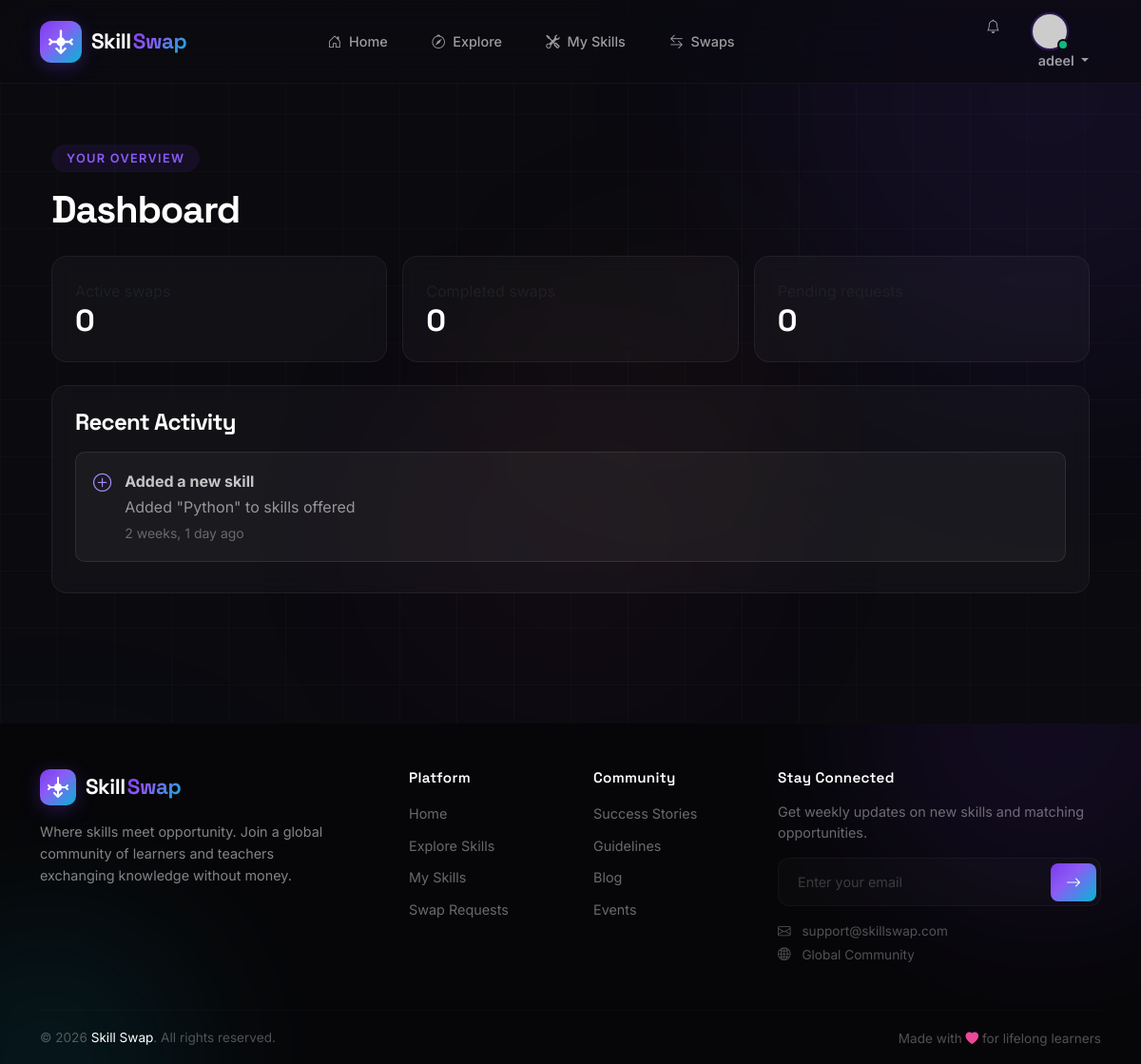
The page /dashboard/ (signed in) on the database as committed earlier.
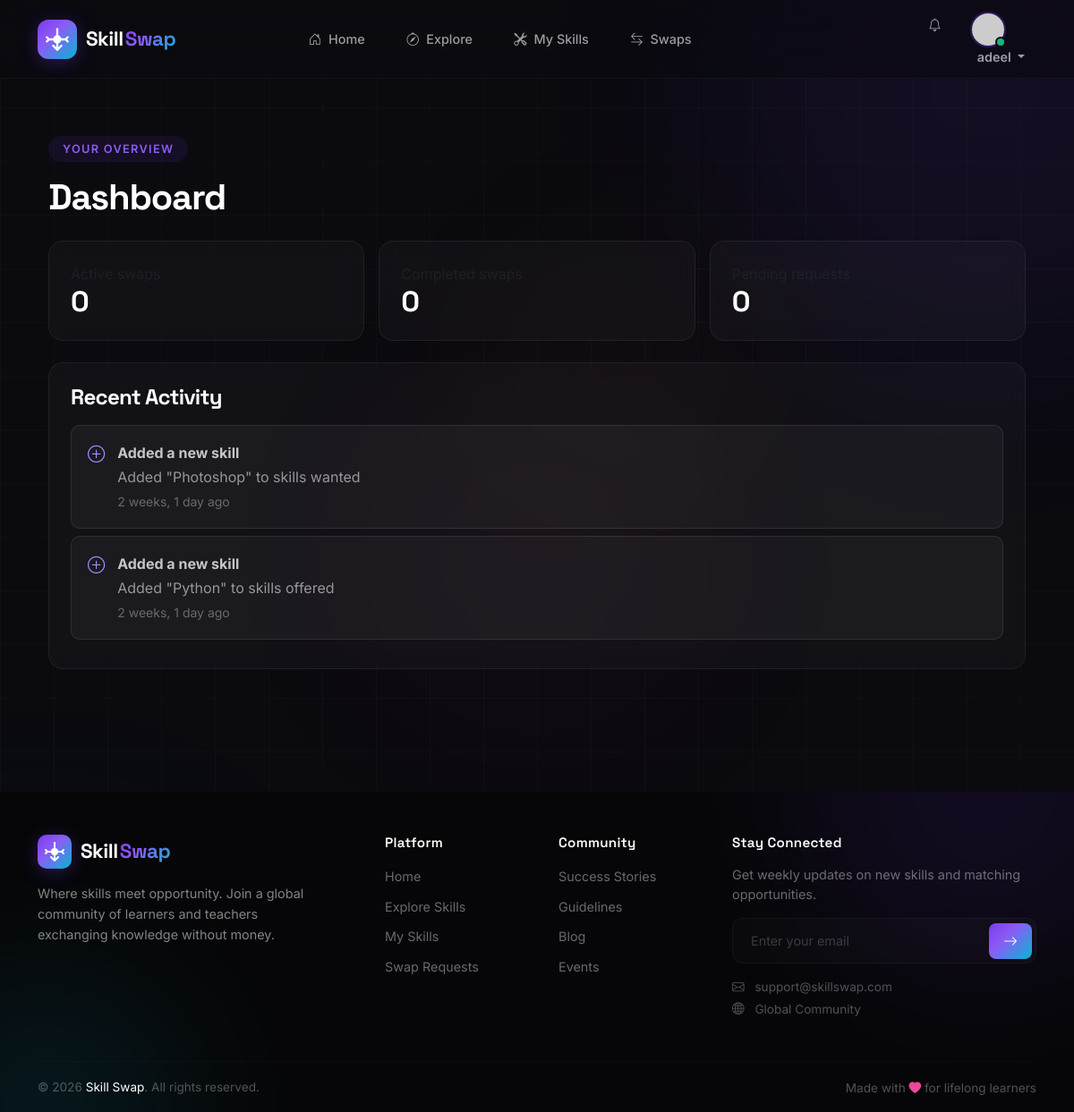
The same page on the database as committed later.
### swap/models.py (models this page shows, shortened)
class Activity(models.Model):
    user = models.ForeignKey(User, on_delete=models.CASCADE, related_name='activities')
    title = models.CharField(max_length=100)
    description = models.TextField(max_length=500)
    icon = models.CharField(max_length=50, default='bi bi-arrow-left-right')
    color = models.CharField(max_length=100, default='linear-gradient(135deg, #7c3aed, #8b5cf6)')
    created_at = models.DateTimeField(auto_now_add=True)

### swap/views.py (the view)
# urls.py: path('dashboard/', views.dashboard, name='dashboard'),
@login_required
def dashboard(request):
    user_swaps = SwapRequest.objects.filter(Q(requester=request.user) | Q(recipient=request.user))
    context = {
        'active_count': user_swaps.filter(status='accepted').count(),
        'completed_count': user_swaps.filter(status='completed').count(),
        'pending_count': user_swaps.filter(status='pending').count(),
        'recent_activity': Activity.objects.filter(user=request.user).order_by('-created_at')[:8],
    }
    return render(request, 'swap/dashboard.html', context)

### swap/context_processors.py (called while the page is built)
def notification_counts(request):
    if not request.user.is_authenticated:
        return {}
    from .models import Notification, SwapRequest, Message
    return {
        'unread_swap_requests': SwapRequest.objects.filter(recipient=request.user, status='pending').count(),
        'unread_notifications': Notification.objects.filter(user=request.user, is_read=False).count(),
        'unread_messages': Message.objects.filter(recipient=request.user, is_read=False).count(),
    }

### templates/swap/dashboard.html
{% extends 'base.html' %}{% block title %}Dashboard - Skill Swap{% endblock %}{% block content %}<section class="py-5"><div class="container"><span class="section-tag">Your overview</span><h1 class="text-white mt-2 mb-4">Dashboard</h1><div class="row g-3 mb-4"><div class="col-md-4"><div class="glass p-4"><span class="text-muted">Active swaps</span><h2 class="text-white mb-0">{{ active_count }}</h2></div></div><div class="col-md-4"><div class="glass p-4"><span class="text-muted">Completed swaps</span><h2 class="text-white mb-0">{{ completed_count }}</h2></div></div><div class="col-md-4"><div class="glass p-4"><span class="text-muted">Pending requests</span><h2 class="text-white mb-0">{{ pending_count }}</h2></div></div></div><div class="glass p-4"><h4 class="text-white mb-3">Recent Activity</h4>{% for activity in recent_activity %}<div class="notification-item"><i class="{{ activity.icon }}"></i><div><strong>{{ activity.title }}</strong><p>{{ activity.description }}</p><small>{{ activity.created_at|timesince }} ago</small></div></div>{% empty %}<p class="text-muted">Your recent activity will appear here.</p>{% endfor %}</div></div></section>{% endblock %}

Rows that differ between the two databases and show on the page:
added Activity: title "Added a new skill", description "Added \"Photoshop\" to skills wanted", created_at "2 weeks, 1 day"
